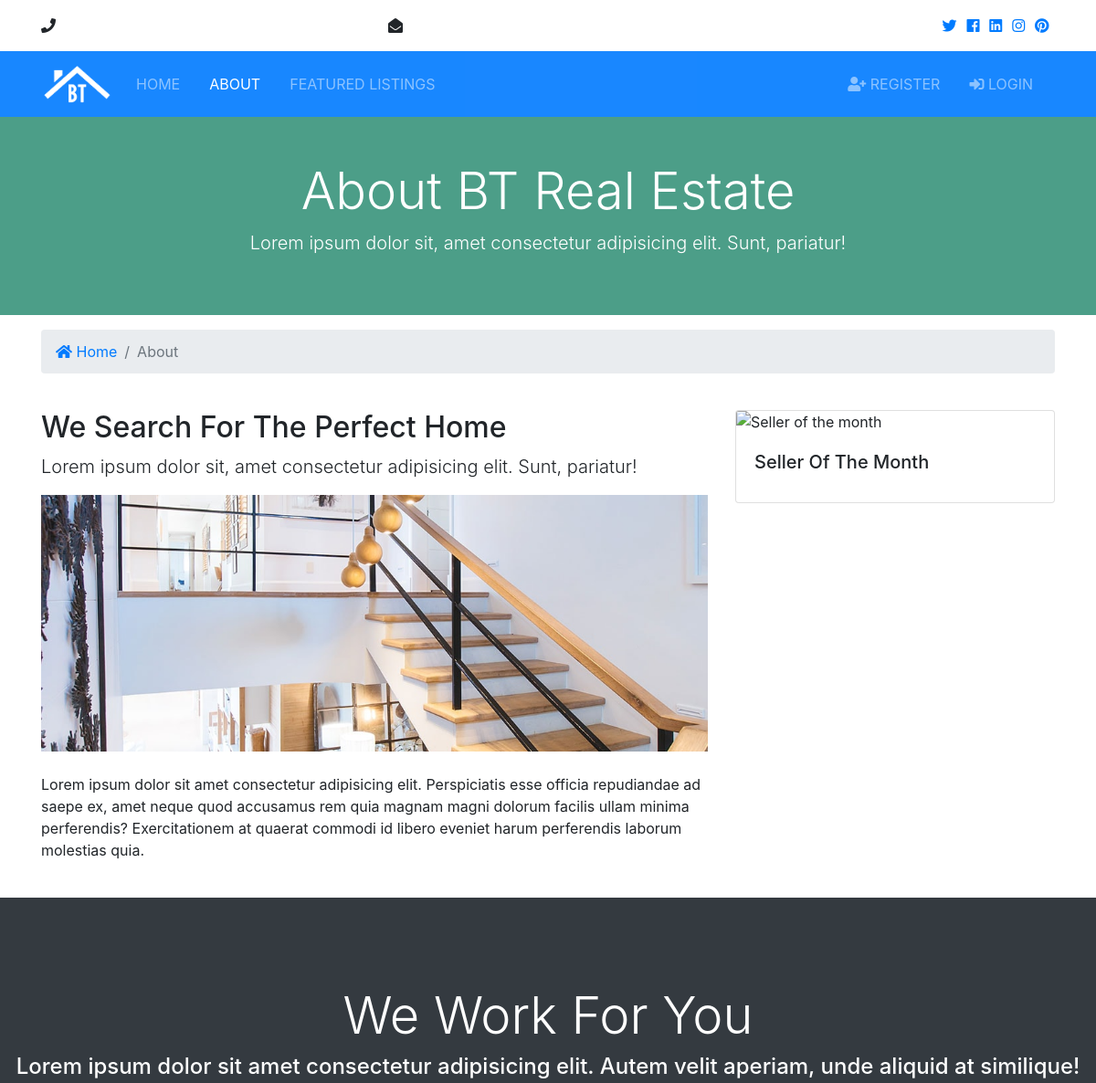
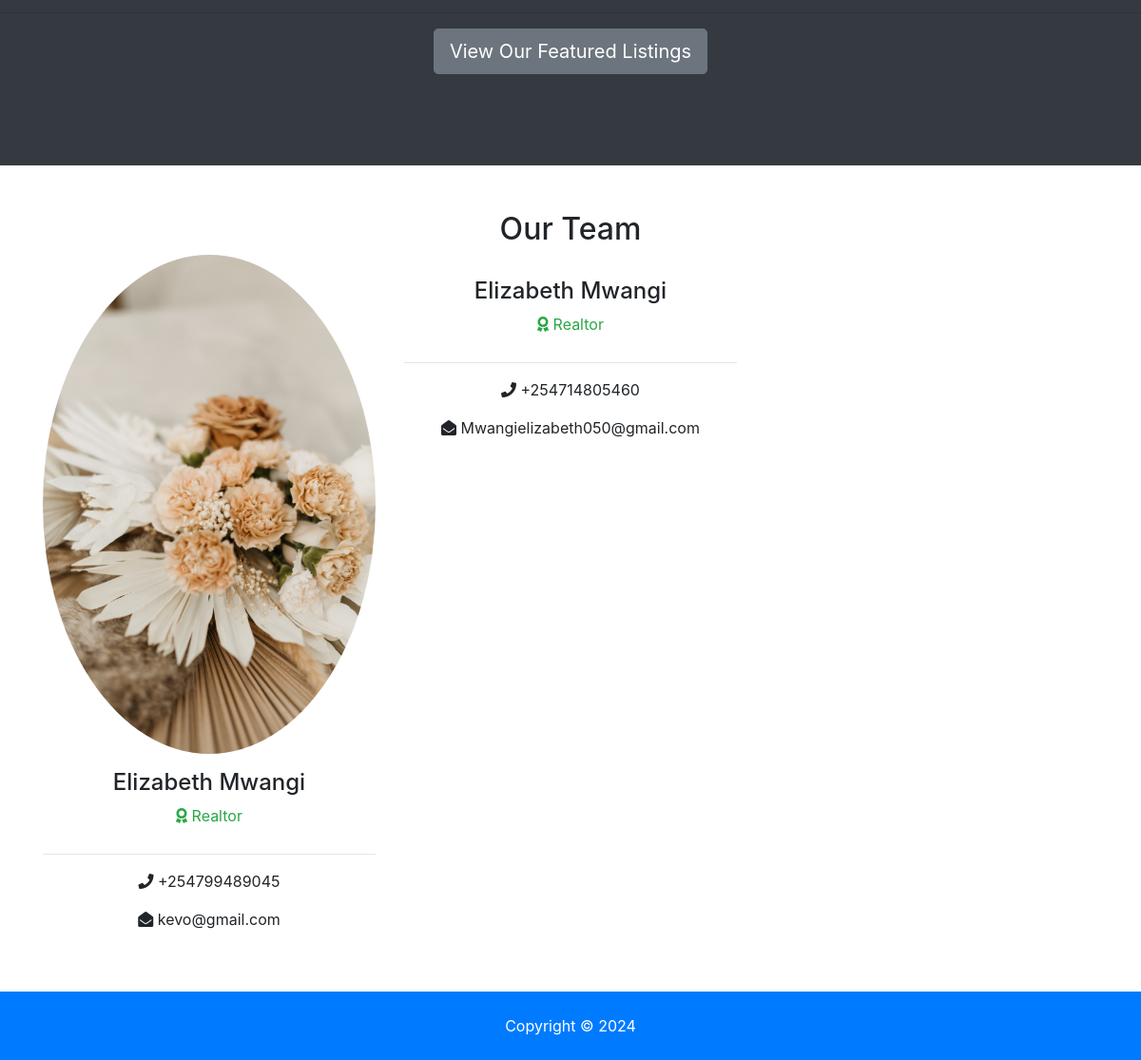
The page /about/ on the database its author committed (2 pictures, top to bottom).
### listing/models.py (models this page shows, shortened)
class Realtor(models.Model):
    name = models.CharField(max_length=200)
    photo = models.ImageField(upload_to='photos/realtor/%Y-%m-%d/')
    description = models.TextField(blank=True)
    phone = models.CharField(max_length=20)
    email = models.CharField(max_length=50)
    hire_date = models.DateTimeField(auto_now_add=True, blank=True)
    class Meta:
        verbose_name = "Realtor"
        verbose_name_plural = "Realtors"

### listing/views.py (the view)
# urls.py: path('about/', AboutView.as_view(), name='about'),
class AboutView(TemplateView):
    template_name = 'site/about.html'
    def get_context_data(self, **kwargs):
         context = super(AboutView, self).get_context_data(**kwargs)
         context['realtors'] = Realtor.objects.all()
         context['mvp'] = Mvp.objects.last()
         return context

### templates/site/about.html (shortened to what this page needs)
{% extends 'base.html' %}
{% block content %}
    <section id="showcase-inner" class="py-5 text-white">
        <div class="container">
        <div class="row text-center">
            <div class="col-md-12">
            <h1 class="display-4">About BT Real Estate</h1>
            <p class="lead">Lorem ipsum dolor sit, amet consectetur adipisicing elit. Sunt, pariatur!</p>
            </div>
        </div>
        </div>
    </section>
    <section id="bc" class="mt-3">
        <div class="container">
        <nav aria-label="breadcrumb">
            <ol class="breadcrumb">
            <li class="breadcrumb-item">
                <a href="{% url 'listing:home' %}">
                <i class="fas fa-home"></i> Home</a>
            </li>
            <li class="breadcrumb-item active"> About</li>
            </ol>
        </nav>
        </div>
    </section>
    <section id="about" class="py-4">
        <div class="container">
        <div class="row">
            <div class="col-md-8">
            <h2>We Search For The Perfect Home</h2>
            <p class="lead">Lorem ipsum dolor sit, amet consectetur adipisicing elit. Sunt, pariatur!</p>
            <img src="assets/img/about.jpg" alt="">
            <p class="mt-4">Lorem ipsum dolor sit amet consectetur adipisicing elit. Perspiciatis esse officia repudiandae ad saepe ex, amet
                neque quod accusamus rem quia magnam magni dolorum facilis ullam minima perferendis? Exercitationem at quaerat
                commodi id libero eveniet harum perferendis laborum molestias quia.</p>
            </div>
            <div class="col-md-4">
            <div class="card">
                <img class="card-img-top" src="{{ mvp.realtor.photo.url }}" alt="Seller of the month">
                <div class="card-body">
                <h5 class="card-title">Seller Of The Month</h5>
                </div>
            </div>
            </div>
        </div>
        </div>
    </section>
    <section id="work" class="bg-dark text-white text-center">
        <h2 class="display-4">We Work For You</h2>
        <h4>Lorem ipsum dolor sit amet consectetur adipisicing elit. Autem velit aperiam, unde aliquid at similique!</h4>
        <hr>
        <a href="{% url 'listing:listings' %}" class="btn btn-secondary text-white btn-lg">View Our Featured Listings</a>
    </section>
    <section id="team" class="py-5">
        <div class="container">
        <h2 class="text-center">Our Team</h2>
        <div class="row text-center">
            {% for team in realtors %}
                <div class="col-md-4">
                <img src="{{ team.photo.url }}" alt="" class="rounded-circle mb-3">
                <h4>Elizabeth Mwangi</h4>
                <p class="text-success">
                    <i class="fas fa-award text-success mb-3"></i> Realtor</p>
                <hr>
                <p>
                    <i class="fas fa-phone"></i> {{ team.phone }}</p>
                <p>
                    <i class="fas fa-envelope-open"></i> {{ team.email }}</p>
                </div>
            {% endfor %}
        </div>
        </div>
    </section>
{% endblock %}

### static/css/all.css (style rules this page uses)
.fa, .fas, .far, .fal, .fab { -moz-osx-font-smoothing: grayscale; -webkit-font-smoothing: antialiased; display: inline-block; font-style: normal; font-variant: normal; text-rendering: auto; line-height: 1; }
.fa-award:before { content: "\f559"; }
.fa-envelope-open:before { content: "\f2b6"; }
.fa-home:before { content: "\f015"; }
.fa-phone:before { content: "\f095"; }
.fa, .fas { font-family: 'Font Awesome 5 Free'; font-weight: 900; }

### static/css/style.css (style rules this page uses)
.btn-secondary { color: #fff !important; }
img { width: 100%; }
#showcase-inner { background: url(../img/2bedroom\ house.jpg) no-repeat top center fixed/cover; position: relative; overflow: hidden; min-height: 200px; }
#showcase-inner::before { content: ''; position: absolute; top: 0; left: 0; min-height: 100%; width: 100%; background: rgba(32, 134, 107, 0.8); }
#work { padding: 6rem 0; }

### rows shown on the page
Realtor: photo (picture), phone "+254799489045", email "kevo@gmail.com"
Realtor: phone "+254714805460", email "Mwangielizabeth050@gmail.com"
